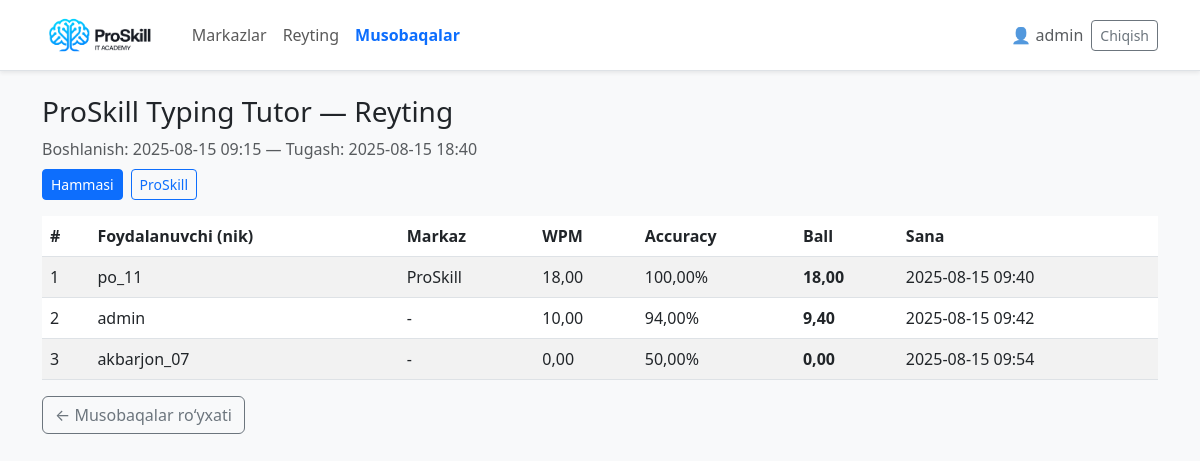
Screenshot of /contests/2/leaderboard/ (signed in) with the database file from the repository.
### typingapp/models.py (models this page shows, shortened)
class Player(models.Model):
    user = models.OneToOneField(User, on_delete=models.CASCADE, related_name="player")
    name = models.CharField(max_length=120, blank=True)
    created_at = models.DateTimeField(auto_now_add=True)
    class Meta:
        ordering = ("-created_at",)

class Contest(models.Model):
    DRAFT = "DRAFT"
    OPEN = "OPEN"         # ro'yxatdan o'tish (chek yuklash) bosqichi
    RUNNING = "RUNNING"   # typingga ruxsat (start_at..end_at)
    FINISHED = "FINISHED" # typing yopilgan, ko'rib chiqish
    SETTLED = "SETTLED"   # g'oliblar tasdiqlangan
    CANCELLED = "CANCELLED"
    STATUSES = [(s, s) for s in (DRAFT, OPEN, RUNNING, FINISHED, SETTLED, CANCELLED)]
    title = models.CharField(max_length=120)
    description = models.TextField(blank=True)
    center = models.ForeignKey("typingapp.Center", on_delete=models.SET_NULL, null=True, blank=True)
    entry_fee = models.DecimalField(max_digits=12, decimal_places=2, default=Decimal("0.00"))  # UZS
    currency = models.CharField(max_length=3, default="UZS")
    start_at = models.DateTimeField()  # musobaqa boshlanishi (RUNNING oynasi)
    end_at   = models.DateTimeField()  # tugash
    language = models.ForeignKey("typingapp.Language", on_delete=models.PROTECT)
    level    = models.ForeignKey("typingapp.Level", on_delete=models.PROTECT)
    duration = models.ForeignKey("typingapp.Duration", on_delete=models.PROTECT)
    attempts_per_user = models.PositiveIntegerField(default=0)  # 0 = cheksiz
    min_participants  = models.PositiveIntegerField(default=1)
    max_participants  = models.PositiveIntegerField(default=0)  # 0 = cheksiz
    prize1 = models.DecimalField(max_digits=12, decimal_places=2, default=Decimal("200000.00"))
    prize2 = models.DecimalField(max_digits=12, decimal_places=2, default=Decimal("100000.00"))
    prize3 = models.DecimalField(max_digits=12, decimal_places=2, default=Decimal("50000.00"))
    status = models.CharField(max_length=12, choices=STATUSES, default=DRAFT)
    created_at = models.DateTimeField(auto_now_add=True)
    class Meta:
        ordering = ("-created_at",)

class Center(models.Model):
    name = models.CharField(max_length=150, unique=True)
    created_at = models.DateTimeField(auto_now_add=True)
    class Meta:
        ordering = ("name",)

class ContestRun(models.Model):
    contest = models.ForeignKey(Contest, on_delete=models.CASCADE, related_name="runs")
    user    = models.ForeignKey(User, on_delete=models.CASCADE)   # to'g'ridan user; Player ham bo'lishi mumkin
    center  = models.ForeignKey("typingapp.Center", on_delete=models.SET_NULL, null=True, blank=True)
    wpm         = models.DecimalField(max_digits=6, decimal_places=2, default=Decimal("0.00"))
    accuracy    = models.DecimalField(max_digits=5, decimal_places=2, default=Decimal("0.00"))
    final_score = models.DecimalField(max_digits=7, decimal_places=2, default=Decimal("0.00"))
    suspicious  = models.BooleanField(default=False)
    created_at  = models.DateTimeField(auto_now_add=True)
    class Meta:
        ordering = ("-created_at",)

### typingapp/views.py (the view)
# urls.py: path("contests/<int:contest_id>/leaderboard/", views.contest_leaderboard, name="contest_leaderboard"),
@login_required
def contest_leaderboard(request, contest_id):
    contest = get_object_or_404(Contest, id=contest_id)
    center_id = request.GET.get("center")
    base_qs = ContestRun.objects.filter(contest=contest)
    if center_id and center_id.isdigit():
        qs = base_qs.filter(center_id=center_id)
        last_id_sq = (ContestRun.objects
                      .filter(contest=contest, user=OuterRef("user"), center_id=center_id)
                      .order_by("-created_at")
                      .values("id")[:1])
    else:
        qs = base_qs
        last_id_sq = (ContestRun.objects
                      .filter(contest=contest, user=OuterRef("user"))
                      .order_by("-created_at")
                      .values("id")[:1])
    qs = qs.annotate(last_id=Subquery(last_id_sq)).filter(id=F("last_id"))
    runs = (qs.annotate(username=F("user__username"))
              .select_related("center")
              .order_by("-final_score", "-created_at"))
    centers = (base_qs
               .filter(center__isnull=False)
               .values("center_id", "center__name")
               .distinct()
               .order_by("center__name"))
    return render(request, "contest/contest_leaderboard.html", {
        "contest": contest,
        "runs": runs,
        "centers": centers,
        "current_center": center_id or "",
    })

### typingapp/templates/contest/contest_leaderboard.html (shortened to what this page needs)
{% extends "base.html" %}
{% block content %}
<h3>{{ contest.title|default:"Musobaqa" }} — Reyting</h3>
<p class="text-muted mb-2">
  Boshlanish: {{ contest.start_at|date:"Y-m-d H:i" }} —
  Tugash: {{ contest.end_at|date:"Y-m-d H:i" }}
</p>
<div class="mb-3 d-flex flex-wrap gap-2">
  <a href="{% url 'typingapp:contest_leaderboard' contest.id %}"
     class="btn btn-sm {% if not current_center %}btn-primary{% else %}btn-outline-primary{% endif %}">
     Hammasi
  </a>
  {% for c in centers %}
    <a href="{% url 'typingapp:contest_leaderboard' contest.id %}?center={{ c.center_id }}"
       class="btn btn-sm {% if current_center|stringformat:'s' == c.center_id|stringformat:'s' %}btn-primary{% else %}btn-outline-primary{% endif %}">
       {{ c.center__name }}
    </a>
  {% endfor %}
</div>
<div class="table-responsive">
  <table class="table table-striped align-middle">
    <thead>
      <tr>
        <th>#</th>
        <th>Foydalanuvchi (nik)</th>
        <th>Markaz</th>
        <th>WPM</th>
        <th>Accuracy</th>
        <th>Ball</th>
        <th>Sana</th>
      </tr>
    </thead>
    <tbody>
      {% for r in runs %}
      <tr>
        <td>{{ forloop.counter }}</td>
        <td>
          {% if r.username %}{{ r.username }}
          {% elif r.user %}{{ r.user.username }}
          {% else %}Anon{% endif %}
        </td>
        <td>{% if r.center %}{{ r.center.name }}{% else %}-{% endif %}</td>
        <td>{{ r.wpm|floatformat:2 }}</td>
        <td>{{ r.accuracy|floatformat:2 }}%</td>
        <td><strong>{{ r.final_score|floatformat:2 }}</strong></td>
        <td>{{ r.created_at|date:"Y-m-d H:i" }}</td>
      </tr>
      {% empty %}
      <tr><td colspan="7" class="text-muted">Hozircha natijalar yo‘q.</td></tr>
      {% endfor %}
    </tbody>
  </table>
</div>
<a class="btn btn-outline-secondary" href="/contests/">← Musobaqalar ro‘yxati</a>
{% endblock %}

### typingapp/templates/base.html (shortened to what this page needs)
<!doctype html>
<html lang="uz">
<head>
  {% load static %}
  <link href="https://cdn.jsdelivr.net/npm/bootstrap@5.3.0/dist/css/bootstrap.min.css" rel="stylesheet">
</head>
<body class="bg-light">
<nav class="navbar navbar-expand-lg navbar-light bg-white border-bottom shadow-sm sticky-top">
  <div class="container">
    <a class="navbar-brand" href="{% url 'typingapp:home' %}">
      <span class="brand-stack">
        <img src="{% static 'images/logo.png' %}" alt="Logo">
      </span>
    </a>
    <div id="topnav" class="collapse navbar-collapse">
      {% with vn=request.resolver_match.view_name %}
      <ul class="navbar-nav me-auto">
        <li class="nav-item">
          <a class="nav-link {% if vn == 'typingapp:center_list' or vn == 'typingapp:home' %}active{% endif %}"
             href="{% url 'typingapp:center_list' %}">Markazlar</a>
        </li>
        <li class="nav-item">
          <a class="nav-link {% if vn == 'typingapp:leaderboard' or vn == 'typingapp:leaderboard_center' %}active{% endif %}"
             href="{% url 'typingapp:leaderboard' %}">Reyting</a>
        </li>
        <li class="nav-item">
          <a class="nav-link {% if vn in 'typingapp:contests_list typingapp:contest_detail typingapp:contest_leaderboard' %}active{% endif %}"
             href="{% url 'typingapp:contests_list' %}">Musobaqalar</a>
        </li>
      </ul>
      {% endwith %}
      <div class="d-flex align-items-center gap-2">
        {% if request.user.is_authenticated %}
          <span class="text-muted">
            👤 {% firstof request.user.player.name request.user.get_full_name request.user.username %}
          </span>
          <a class="btn btn-sm btn-outline-secondary" href="{% url 'typingapp:logout' %}">Chiqish</a>
        {% else %}
          <a class="btn btn-sm btn-primary" href="{% url 'typingapp:login' %}">Kirish</a>
          <a class="btn btn-sm btn-outline-primary" href="{% url 'typingapp:register' %}">Ro‘yxatdan o‘tish</a>
        {% endif %}
      </div>
    </div>
  </div>
</nav>
<div class="container py-4">
  {% block content %}{% endblock %}
</div>
</body>
</html>

### typingapp/templates/base.html (style rules this page uses)
:root { --brand-primary:#0d6efd; --brand-dark:#0b2447; }
.navbar-brand img { height:44px }
.brand-stack { display:flex; align-items:center; gap:.6rem }
.navbar .nav-link.active { font-weight:600; color:var(--brand-primary)!important }

### rows the page displays
Contest: title "ProSkill Typing Tutor", start_at "2025-08-15 09:15", end_at "2025-08-15 18:40"
Center: center__name "ProSkill"
ContestRun: username "po_11", center.name "ProSkill", wpm "18,00", accuracy "100,00", final_score "18,00", created_at "2025-08-15 09:40"
ContestRun: username "admin", wpm "10,00", accuracy "94,00", final_score "9,40", created_at "2025-08-15 09:42"
ContestRun: username "akbarjon_07", wpm "0,00", accuracy "50,00", final_score "0,00", created_at "2025-08-15 09:54"
